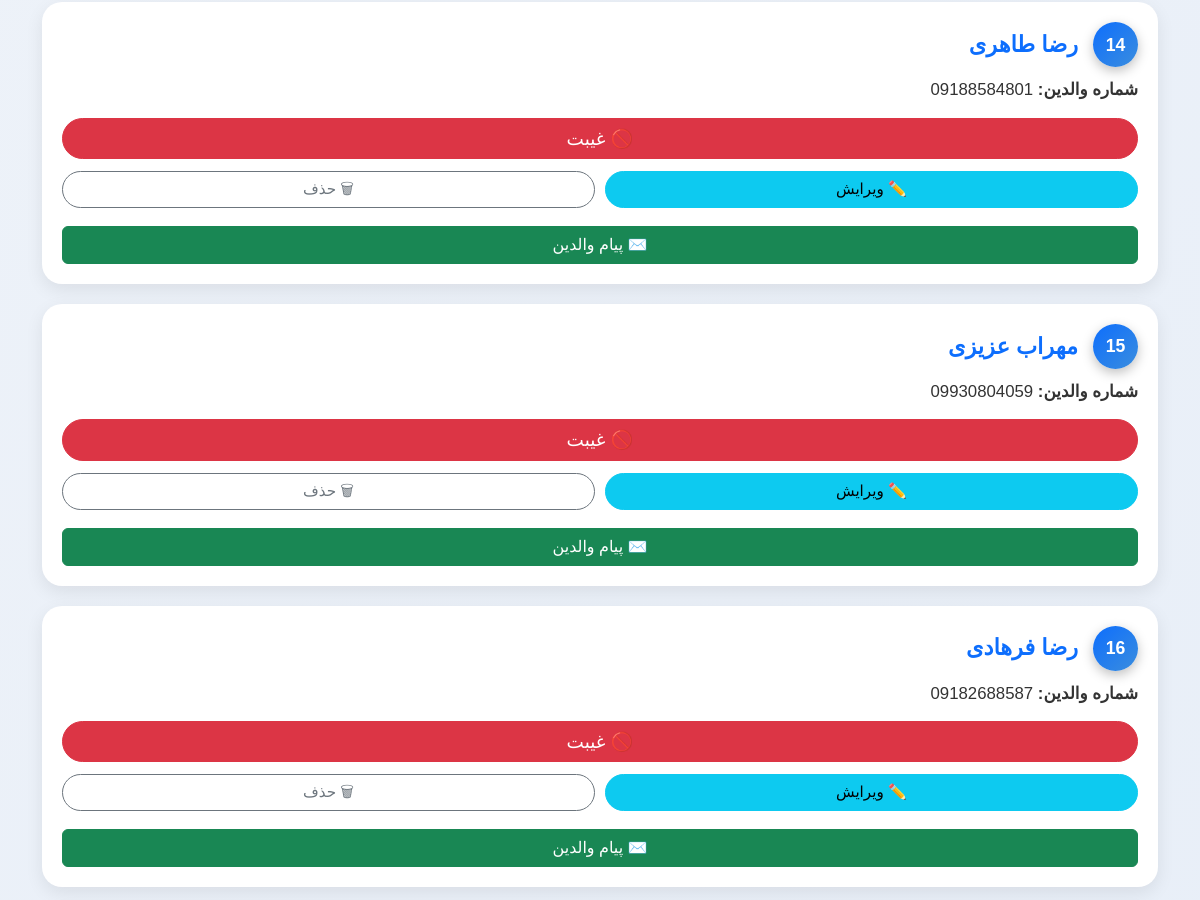
Before: /class/1 (signed in, middle part) with the older database file.
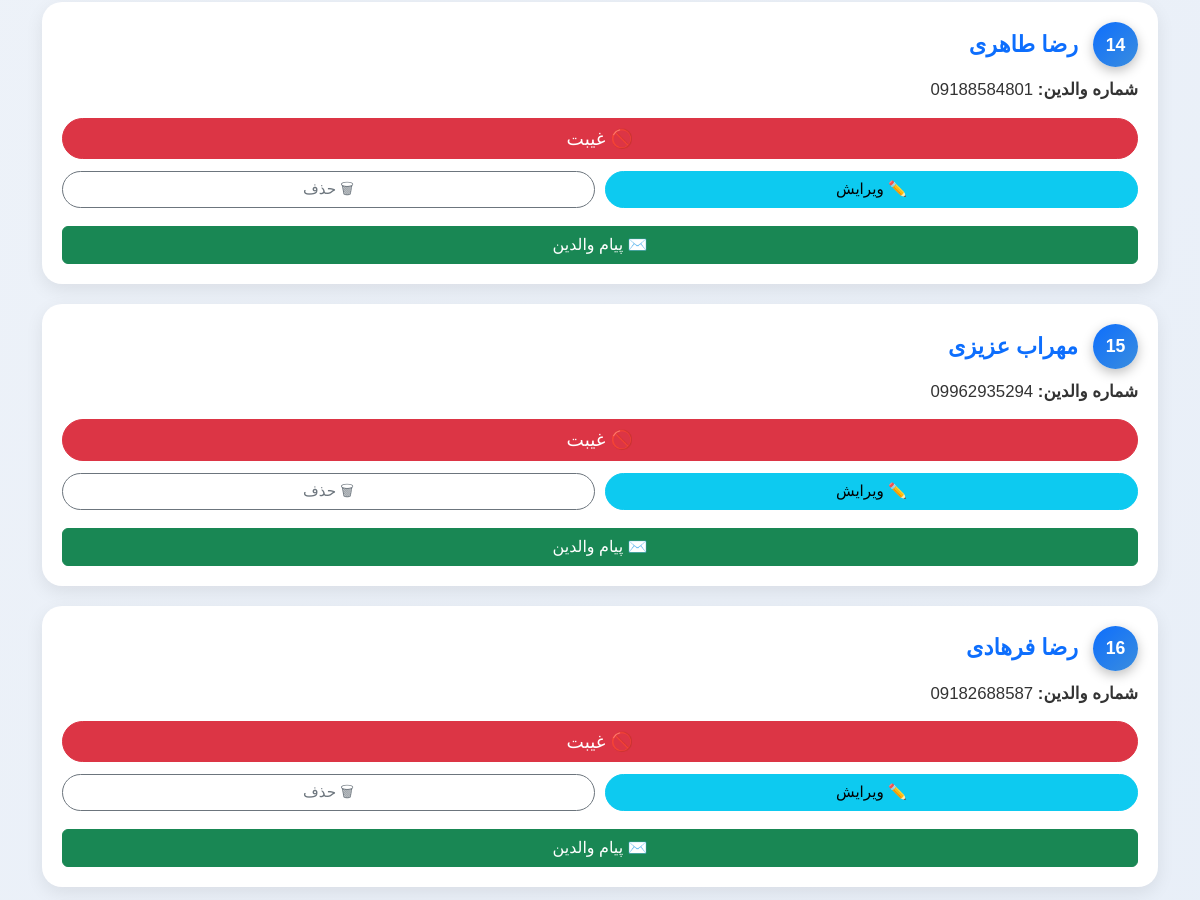
After: the same page with the newer database file.
### app.py (models this page shows)
class Student(db.Model):
    id = db.Column(db.Integer, primary_key=True)
    firstname = db.Column(db.String(50), nullable=False)
    lastname = db.Column(db.String(50), nullable=False)
    parent_number = db.Column(db.String(20), nullable=False)
    class_id = db.Column(db.Integer, db.ForeignKey("class.id"), nullable=False)
    attendances = db.relationship("Attendance", backref="student", lazy=True, cascade="all, delete")

### app.py (the view)
@app.route("/class/<int:class_id>")
@login_required
def view_class(class_id):
    class_ = Class.query.get_or_404(class_id)
    students = Student.query.filter_by(class_id=class_id).order_by(Student.lastname, Student.firstname).all()
    return render_template("class_detail.html", class_=class_, students=students)

### app.py (called while the page is built)
def login_required(f):
    from functools import wraps
    @wraps(f)
    def decorated_function(*args, **kwargs):
        if not session.get('logged_in'):
            return redirect(url_for('login'))
        return f(*args, **kwargs)
    return decorated_function

### templates/class_detail.html (shortened to what this page needs)
<!DOCTYPE html>
<html lang="fa">
<head>
  <link href="https://cdn.jsdelivr.net/npm/bootstrap@5.3.2/dist/css/bootstrap.rtl.min.css" rel="stylesheet">
</head>
<body dir="rtl">
<div class="container mt-4">
  {% if students %}
    {% for student in students %}
    <div class="student-card">
      <div class="student-row">
        <div class="student-index">{{ loop.index }}</div>
        <div class="student-name">{{ student.firstname }} {{ student.lastname }}</div>
      </div>
      <div class="student-info"><strong>شماره والدین:</strong> {{ student.parent_number }}</div>
      <button class="btn btn-danger btn-absent" onclick="markAbsent('{{ url_for('absent', student_id=student.id) }}', this)">🚫 غیبت</button>
      <div class="action-row">
        <a href="{{ url_for('edit_student', id=student.id) }}" class="btn btn-info">✏️ ویرایش</a>
        <a href="{{ url_for('delete_student', id=student.id) }}"
           class="btn btn-outline-secondary"
           onclick="return confirm('آیا مطمئنید می‌خواهید حذف کنید؟');">🗑 حذف</a>
      </div>
      <button class="btn btn-success w-100 mt-2" onclick="openMessagePanel('{{ student.parent_number }}')">✉️ پیام والدین</button>
    </div>
    {% endfor %}
  {% else %}
    <p class="text-muted text-center">هیچ دانش‌آموزی در این کلاس ثبت نشده است.</p>
  {% endif %}
</div>
</body>
</html>

### templates/class_detail.html (style rules this page uses)
body { background: linear-gradient(135deg, #f5f7fa, #e4ecf7); font-family: "Vazirmatn", Tahoma, sans-serif; padding-bottom: 50px; overflow-x: hidden; }
.student-card { border-radius: 20px; background: #fff; padding: 20px; margin-bottom: 20px; box-shadow: 0 6px 18px rgba(0,0,0,0.08); transition: all 0.3s ease; max-width: 100%; box-sizing: border-box; }
.student-row { display: flex; align-items: center; gap: 15px; flex-wrap: wrap; margin-bottom: 10px; }
.student-index { width: 45px; height: 45px; background: linear-gradient(135deg, #0d6efd, #3a8dde); color: #fff; font-weight: bold; font-size: 1.1rem; display: flex; justify-content: center; align-items: center; border-radius: 50%; box-shadow: 0 4px 12px rgba(0,0,0,0.25); flex-shrink: 0; }
.student-name { font-size: 1.4rem; font-weight: 600; color: #0d6efd; word-break: break-word; }
.student-info { font-size: 1.05rem; margin-bottom: 15px; color: #333; word-break: break-word; }
.btn-absent, .action-row a, .action-row button { border-radius: 50px; transition: 0.3s; font-weight: 500; max-width: 100%; box-sizing: border-box; }
.btn-absent { width: 100%; margin-bottom: 12px; font-size: 1.15rem; }
.action-row { display: flex; justify-content: space-between; gap: 10px; margin-bottom: 10px; flex-wrap: wrap; }
.action-row a, .action-row button { flex: 1 1 48%; font-size: 0.95rem; }

Changed rows visible on the page:
changed Student "مهراب": parent_number "09930804059" → "09962935294"
